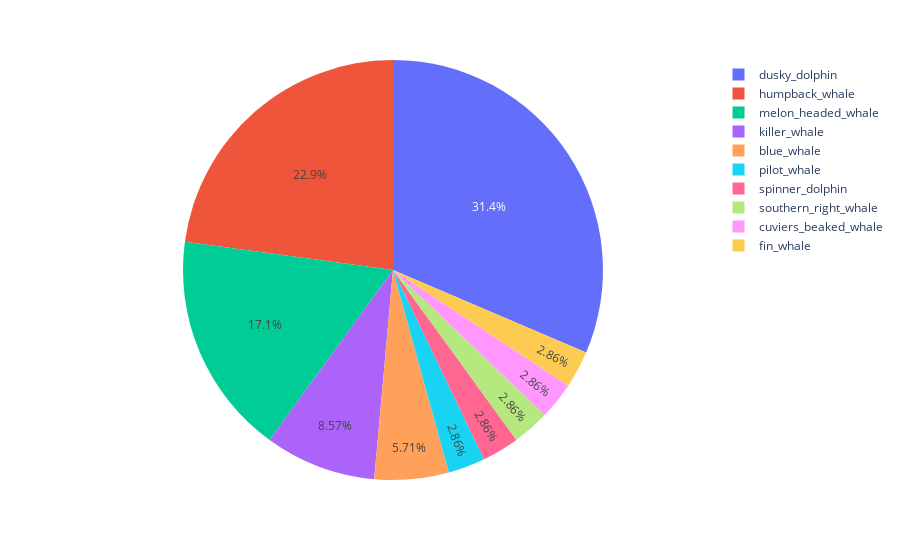

Notebook source saved alongside this figure:
### Markdown cell above
### Charts of the Species

### Code cell
val_df = pd.read_csv(path_savecsv)
fig = px.pie(val_df, values=val_df['species'].value_counts().values, names=val_df['species'].value_counts().index)
fig.show()

### Figure 1 — Plotly figure (JSON) as saved in the notebook; plotly's stock layout.template omitted (floating-point values rounded to 4 significant figures)
{"data": [{"domain": {"x": [0, 1], "y": [0, 1]}, "hovertemplate": "label=%{label}<br>value=%{value}<extra></extra>", "labels": ["dusky_dolphin", "humpback_whale", "melon_headed_whale", "killer_whale", "blue_whale", "pilot_whale", "spinner_dolphin", "southern_right_whale", "cuviers_beaked_whale", "fin_whale"], "legendgroup": "", "name": "", "showlegend": true, "type": "pie", "values": [11, 8, 6, 3, 2, 1, 1, 1, 1, 1]}], "layout": {"legend": {"tracegroupgap": 0}, "margin": {"t": 60}}}
